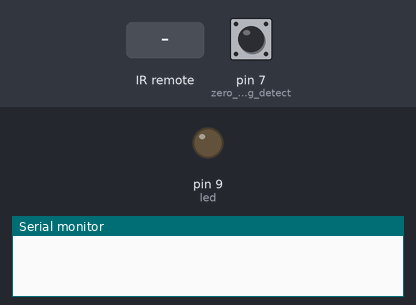
Simulated run of this sketch. Board: Arduino Uno, built with avr-gcc and run on an emulated ATmega328P. On the bench: output pins drawn as LEDs (lit = HIGH), the last lines printed to the serial monitor. The inputs (shaded band) are chosen by the test bench; at power-on: pin 7 (zero_crossing_detect) HIGH.

Above: at 1.2 s.
1.3 s: infrared code 0xE20A9345 received
At 2.6 s:
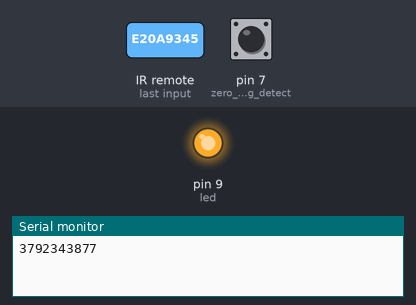
2.9 s: infrared code 0x651FD1D3 received
At 3.8 s:
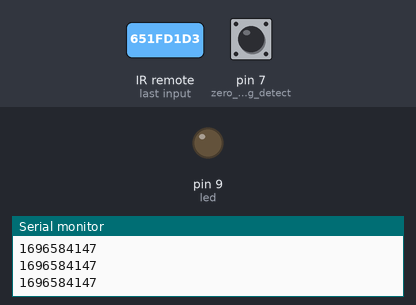
Timing chart, 0 to 5.9 s (numbered marks = the images above; inputs shaded):
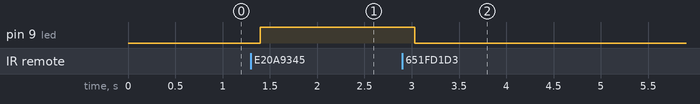

Measured:
- after the input at 1.3 s, pin 9 (led): LOW → HIGH after 0.10 s
- after the input at 2.9 s, pin 9 (led): HIGH → LOW after 0.13 s

The sketch:

Code.ino
```cpp
#include <IRremote.h>
#include <IRremoteInt.h>

/* ON    1==  3792343877  */
/*       2 == 943552219   */
/*       3 == 1696584147  */
/* OFF   4 == 1023205609  */


#include <IRremote.h>


int zero_crossing_detect = 7;     //initialising zero crossing pin
int RECV_PIN2 = 2;                //initialising ir receiver pin
IRrecv irrecv2(RECV_PIN2);
int led = 9;                     //initialising gate trigger pin
decode_results results2;

void setup()
{
  Serial.begin(9600);
  pinMode(led, OUTPUT);
  pinMode(zero_crossing_detect,INPUT);
  irrecv2.enableIRIn();        // Start the receiver
}

void loop() {
  int buttonState=digitalRead(zero_crossing_detect);
  if (irrecv2.decode(&results2)) {

    delay(100);
    irrecv2.resume();

      if(results2.value == 3792343877){                  // Turn the bulb high

        digitalWrite(led,HIGH);


     Serial.println(results2.value);
      }
      else if((results2.value == 943552219)){           //dim the bulb
        if((buttonState==0)){
        while(results2.value == 943552219){
       delayMicroseconds(32);
       digitalWrite(led,HIGH);
       //delayMicroseconds(4);
       digitalWrite(led,LOW);
       //delay(200);


        Serial.println(results2.value);


        if(irrecv2.decode(&results2)){
         // delay(100);
          irrecv2.resume();
          }
          else{
            continue;

            }

        }

      }
        }

         else if((results2.value == 1696584147)||(buttonState==0)){      // dim the bulb
         while(results2.value == 1696584147){
        delay(30);
        digitalWrite(led,HIGH);
        //delay(10);
        digitalWrite(led,LOW);
        //delay(500);
        Serial.println(results2.value);

        if(irrecv2.decode(&results2)){
         // delay(100);
          irrecv2.resume();
          }
          else{
           continue;

            }

        }
         }
    else if((results2.value == 1023205609)){                // turn the bulb off


        digitalWrite(led,LOW);
        delay(10);
        Serial.println(results2.value);


        }
  }
}
```
